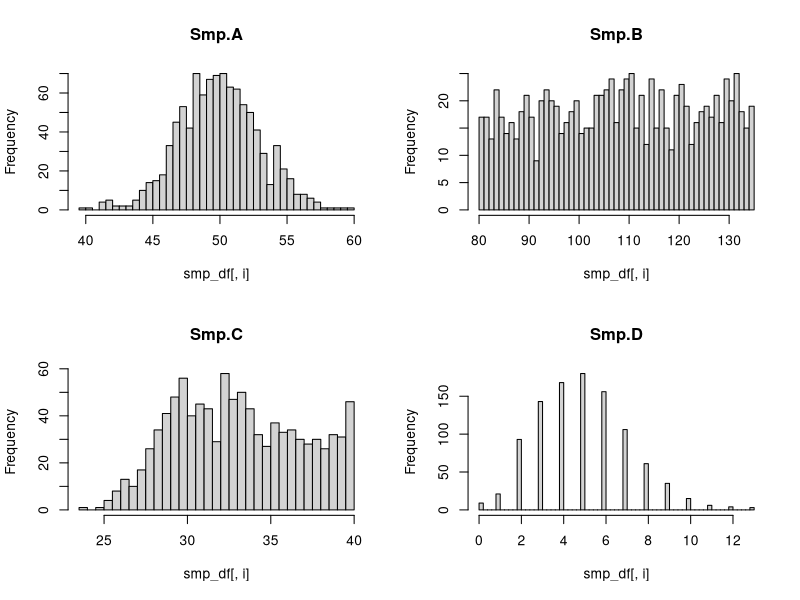

Write R code to recreate this figure.
## ---- chunk 1

## ---- chunk 2
?str
## ---- chunk 3
str(data.frame(A_col = LETTERS[1:5], 
               B_col = letters[1:5],
               C_col = rnorm(5, mean = 2, sd = 1)))
str(data.frame(A_col = LETTERS[1:5], 
               B_col = letters[1:5],
               C_col = rnorm(5, mean = 2, sd = 1),
               stringsAsFactors = FALSE))
str(seq_len(5))
str(matrix(rnorm(10, mean = 5, sd = 2), nrow = 5, ncol = 2))
## ---- chunk 4
c("A", "B", "C") %in% "B"
## ---- chunk 5
match(c("A", "B", "C", "B"), c("A", "B"))
match(c("A", "B", "C", "B"), c("A", "B"), nomatch = 0)
match(c("A", "B", "C", "B"), c("A", "B"), incomparables = "B")
## ---- chunk 6
## Vectors
# Generate a random, named vector.
set.seed(30943)
vec <- rnorm(10, mean = 10, sd = 1)
names(vec) <- letters[seq_len(length(vec))]

# Extract the first element from this vector and preserve name attributes.
vec[1]
# Extract the first element from this vector and drop name attributes.
vec[[1]]


## Matrices
mat <- matrix(sample(c(0, 1), size = 6, replace = TRUE), nrow = 2, ncol = 3,
              dimnames = list(paste0("Row_", seq_len(2)),
                              paste0("Col_", seq_len(3))))
# Extract the element from the 2nd row and the third column through indices.
mat[2, 3]
# Extract the element from the 2nd row and the third column through names.
mat["Row_2", "Col_3"]
# Extract the 2nd column.
mat[, 2]
# Extract the 2nd column, but retain the class "matrix".
mat[, 2, drop = FALSE]
# Extract the first and the second column.
mat[, paste0("Col_", c(1, 2))]
mat[, c(1, 2)]


## Recursive (list-like) objects (lists, data.frames).
lst <- list(First = seq_len(10), Second = LETTERS[1:4], 
            Third = letters[1:2])
lst[["Second"]]
lst$Second
lst[c(1, 3)]
## ---- chunk 7
data(cars)
head(cars)
head(cars, n = 10)
head(letters[1:10])
tail(cars, n = 7)
## ---- chunk 8
data(USArrests)
dim(USArrests)
dim(subset(USArrests, Murder < 10 & UrbanPop >= 50))
## ---- chunk 9
dummy <- data.frame(A = c(5, 7, 4), B = c(3, 8, 6), C = letters[1:3])
with(dummy, dummy[A == 5, ])
with(dummy, dummy[C %in% c("a", "c")])
## ---- chunk 10
wi_df <- within(dummy, {
  D <- cumsum(A)
  E <- pmin(A, B)
  })
wi_df
## ---- chunk 11
assign("x", value = 5)
x
## ---- chunk 12
set.seed(1234)

smp_df <- data.frame(
  Smp.A = rnorm(n = 1000, mean = 50, sd = 3),
  Smp.B = runif(n = 1000, min = 80, max = 135),
  Smp.C = c(rnorm(n = 500, mean = 30, sd = 2),
            runif(n = 500, min = 32, max = 40)),
  Smp.D = rpois(n = 1000, lambda = 5)
  )

def.par <- par(no.readonly = TRUE) # save default, for resetting...
layout(mat = matrix(data = c(1, 2, 3, 4), nrow = 2, ncol = 2, byrow = TRUE))

for(i in colnames(smp_df)) {
  
  hist(smp_df[, i], breaks = 50, main = get("i"))
  
}
## ---- chunk 13
par <- def.par
## ---- chunk 14
set.seed(1309)
x <- seq_len(10)
# Add some normally-distributed random noise to the data.
y <- x + rnorm(10, mean = 0, sd = 0.0000001)
all.equal(x, y)
identical(x, y)
## ---- chunk 15
x <- seq_len(10)
x[x != 5]
x[x == 5]
x[x > 5]
x[x >= 5]
x[x < 5]
x[x <= 5]
## ---- chunk 16
union(x = c(1, 2, 3, 4), y = c(3, 4, 5))
## ---- chunk 17
setdiff(x = c(1, 2, 3, 4), y = c(3, 4, 5))
setdiff(x = c(3, 4, 5), y = c(1, 2, 3, 4))
## ---- chunk 18
setequal(x = c(3, 1, 2), c(2, 3, 1))
setequal(x = c(1, 2, 3), c(2, 3))
## ---- chunk 19
which(c(3, 4, 6) %in% c(6, 3))
## ---- chunk 20
rep(x = 1:4, times = 2)
rep(x = 1:4, each = 2)
rep(x = 1:4, times = c(2, 1, 2, 1))
rep(x = 1:4, each = 2, len = 4)
rep(x = 1:4, each = 2, len = 10)
rep(x = 1:2, each = 2, times = 3)
## ---- chunk 21
rep_len(x = c(1:4), length = 10)
## ---- chunk 22
seq(from = 0, to = 1, length.out = 1)
seq(from = 1, to = 9, by = 2)
seq(from = 1, to = 6, by = 3)
seq_len(length.out = 4)
seq_along(along.with = c(0.1, 34, 8, 9, 2))
## ---- chunk 23
sample(x = LETTERS, size = 5, replace = TRUE)
## ---- chunk 24
grep("Pole", c("Equator", "North Pole", "South Pole"))
grep("pole", c("Equator", "North Pole", "South Pole"))
grep("Pole", c("Equator", "North Pole", "South Pole"), value = TRUE)
## ---- chunk 25
agrep("pole", c("Equator", "North Pole", "South Pole"))
## ---- chunk 26
gsub(pattern = "\\.", replacement = "_", 
     x = c("LP.01", "LP.370", "LP371"))
## ---- chunk 27
strsplit(x = "F103xD060", split = "x")
## ---- chunk 28
chartr(old = "._", new = "_x", x = "HDF.375_110")
## ---- chunk 29
nchar("South Pole")
## ---- chunk 30
x <- "miXeD cAsE 123"
tolower(x)
toupper(x)
## ---- chunk 31
substring(text = "Equator", first = 3, last = 5)
## ---- chunk 32
paste("North", "Pole")
paste("North", "Pole", sep = "")
paste("North", "Pole", sep = ".")
paste("North", "and", "South", "Poles")
## ---- chunk 33
paste0("./very/long/path/to/a/", 
       "directory/and/a/certain/file.txt")
## ---- chunk 34
factor(c("LP01", "LP370", "LP371"))
factor(c("LP01", "LP370", "LP371"), labels = c("Trial_1", "Trial_2", "Trial_3"))
## ---- chunk 35
gl(n = 2, k = 8, labels = c("Control", "Treatment"))
## ---- chunk 36
## assign individual levels
x <- gl(n = 2, k = 4, length = 8)
levels(x)[1] <- "low"
levels(x)[2] <- "high"
x
## ---- chunk 37
nlevels(gl(n = 3, k = 7))
## ---- chunk 38
reorder(x = factor(c("large", "small", "huge")), X = c(2, 1, 3))
## ---- chunk 39
cols <- gl(n = 3, k = 2, labels = c("blue", "yellow", "red"))
relevel(x = cols, ref = "red")
## ---- chunk 40
set.seed(1234)
z <- runif(n = 10, min = 0.0, max = 1)
z
binmarks <- seq(from = 0.0, to = 1.0, by = 0.1)
binmarks
cut(x = z, breaks = binmarks, labels = FALSE)
## ---- chunk 41
x <- 2:18
v <- c(5, 10, 15)
findInterval(x = x, vec = v)
## ---- chunk 42
trial <- factor(c("LP01", "LP370", "LP371"))
field_block <- gl(n = 3, k = 3, labels = c("1", "2", "3"))
interaction(trial, field_block, sep = "_")
## ---- chunk 43
let <- LETTERS
sel_let <- sample(x = let, size = 10, replace = FALSE)
cat("Out of", length(let), "letters", length(intersect(let, sel_let)), 
    "letters were selected.")
## ---- chunk 44
for(i in 1:10) {
  Sys.sleep(0.2)
  message(i, "\r", appendLF = FALSE)
  flush.console()
}
## ---- chunk 45
testit <- function() warning("problem in testit", call. = FALSE)
testit()
## ---- chunk 46
# Original vector with fruits.
fruits <- c("apple", "banana", "pineapple", "orange", "kiwi", "lemon", "peach",
            "pear")
# Subset of fruits.
sub_fruits <- fruits[c(4, 6, 8)]

# Untracked changes to the original 'fruits' object.
fruits <- sort(fruits)
## ---- chunk 47
sub_fruits <- dput(fruits[fruits %in% sub_fruits])
## ---- chunk 48
# Use of `digits`
format(2^31-1, digits = 3)

# Use of nsmall
format(c(3.02401404, 1.05), nsmall = 5)

# Use of `scientific`
format(2^31-1, scientific = TRUE, digits = 4)
